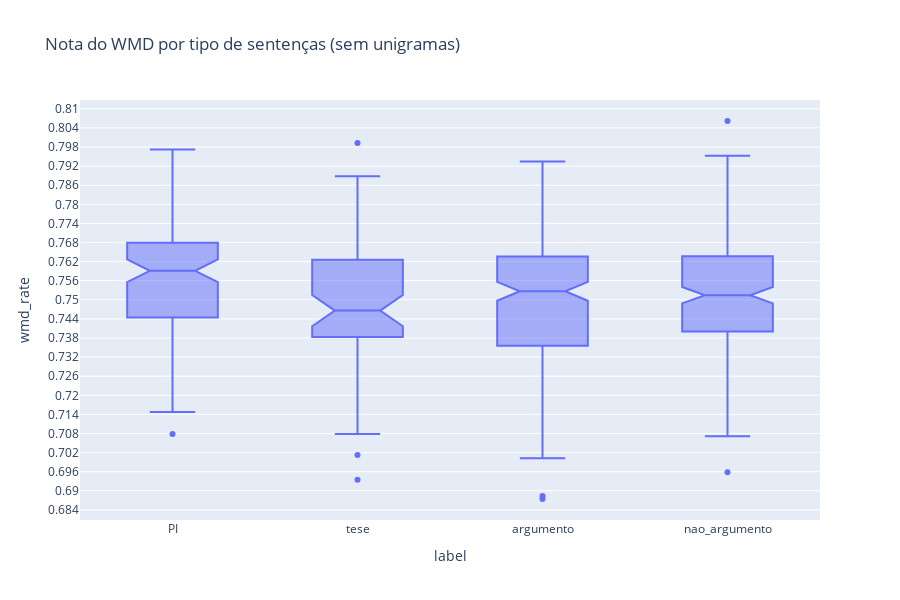

Here is the notebook cell this chart was saved with:
### Code cell
f = px.box(wmd_u0, y='wmd_rate', x='label', notched=True, title="Nota do WMD por tipo de sentenças (sem unigramas)", height=600)
f.update_yaxes(
    dtick=0.006
)
f.show()

### Figure 1 — Plotly figure (JSON) as saved in the notebook; plotly's stock layout.template omitted (floating-point values rounded to 4 significant figures; data arrays with more than 128 entries replaced by an {"elided": "..."} marker saying what was removed)
{"data": [{"alignmentgroup": "True", "hovertemplate": "label=%{x}<br>wmd_rate=%{y}<extra></extra>", "legendgroup": "", "marker": {"color": "#636efa"}, "name": "", "notched": true, "offsetgroup": "", "orientation": "v", "showlegend": false, "type": "box", "x": {"elided": "593 str values"}, "x0": " ", "xaxis": "x", "y": {"elided": "593 float values"}, "y0": " ", "yaxis": "y"}], "layout": {"boxmode": "group", "height": 600, "legend": {"tracegroupgap": 0}, "title": {"text": "Nota do WMD por tipo de sentenças (sem unigramas)"}, "xaxis": {"anchor": "y", "domain": [0, 1], "title": {"text": "label"}}, "yaxis": {"anchor": "x", "domain": [0, 1], "dtick": 0.006, "title": {"text": "wmd_rate"}}}}
